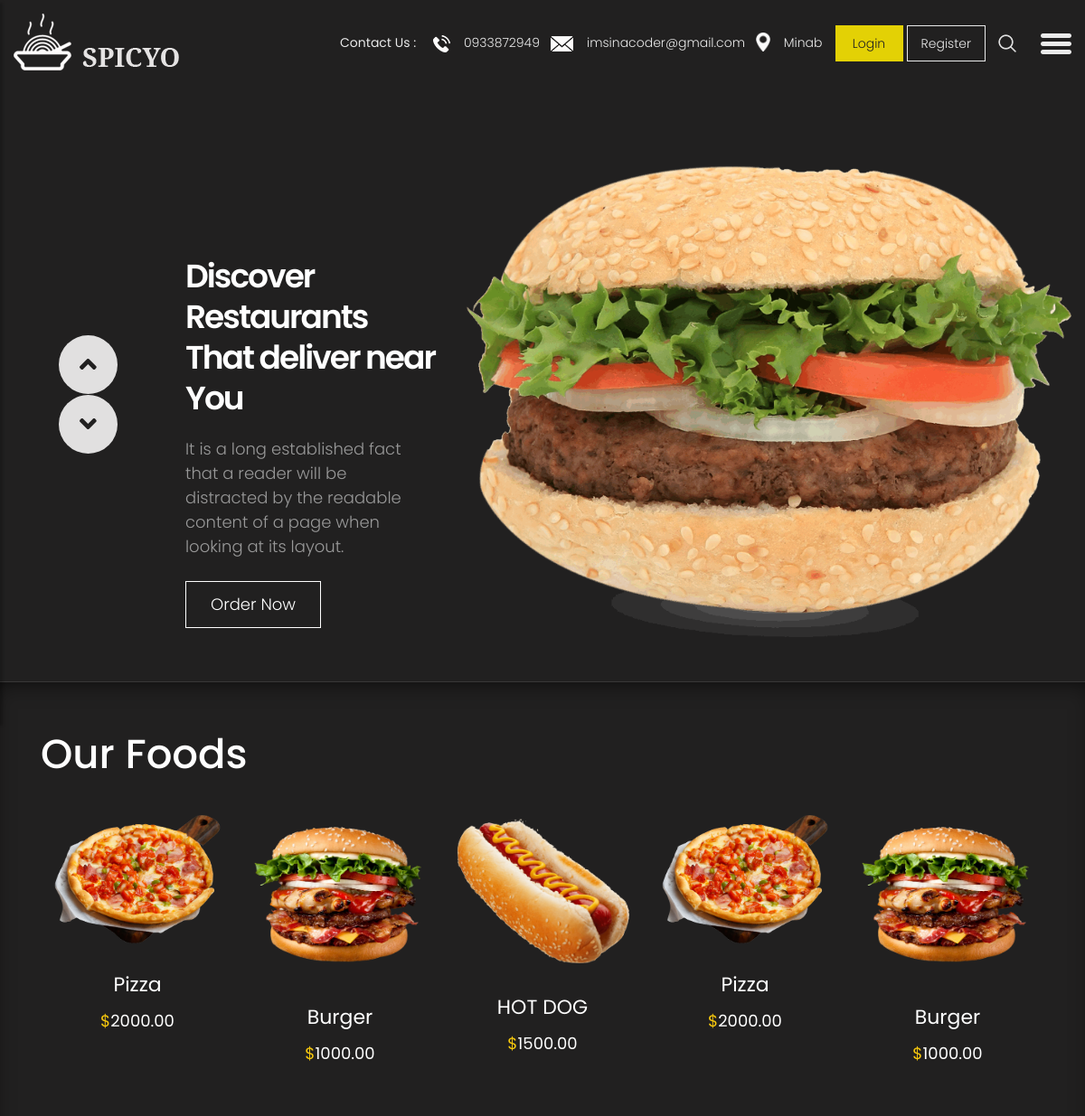
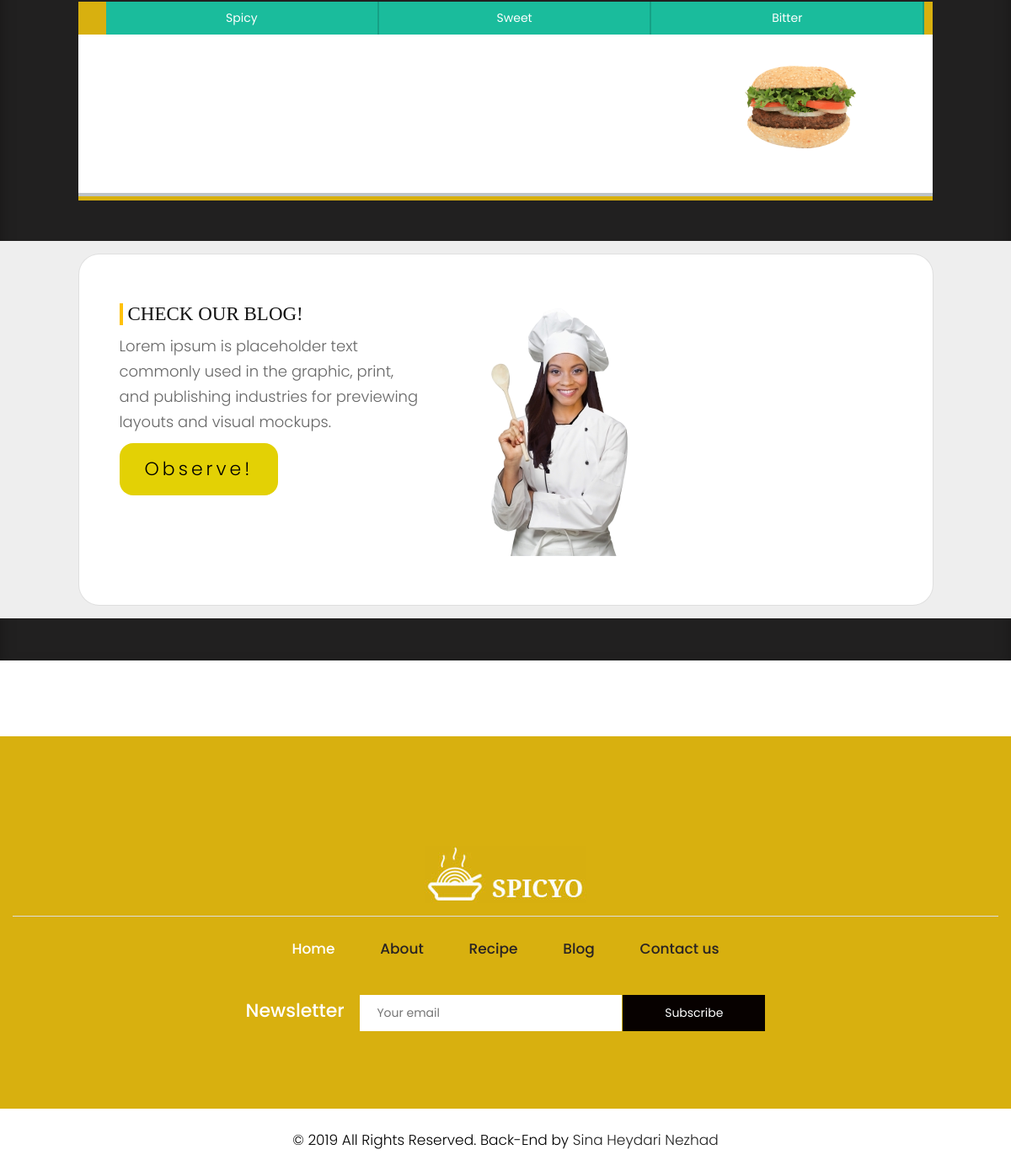
The page / on the database its author committed (2 pictures, top to bottom).
### sitedetails/models.py (models this page shows, shortened)
class SiteDetails(models.Model):
    title = models.CharField(max_length=225)
    email = models.EmailField()
    location = models.CharField(max_length=225)
    copyright = models.CharField(max_length=225)
    phone = models.CharField(max_length=225 , default="0933872949")

### meals/models.py (models this page shows, shortened)
class Meals(models.Model):
    name = models.CharField(max_length=225)
    description = models.TextField()
    price = models.DecimalField(max_digits=6,decimal_places=2)
    prepration_time = models.IntegerField()
    image = models.ImageField(upload_to='meals/')
    slug = models.SlugField(blank=True,null=True)
    category = models.ForeignKey("Category" , on_delete=models.SET_NULL , null=True , blank=True)
    class Meta:
        verbose_name = "Meal"
        verbose_name_plural = "Meals"

class Category(models.Model):
    name = models.CharField(max_length=225)
    class Meta:
        verbose_name = "Category"
        verbose_name_plural = "Categories"

### meals/views.py (the view)
# urls.py: path('',views.home,name="home"),
def home(request):
    meal_list = Meals.objects.all()
    category_list = Category.objects.all()
    blog_list = Post.objects.all()
    site_info = SiteDetails.objects.last()
    context = {
        "meal_list" : meal_list,
        "category_list" : category_list,
        "blog_list" : blog_list,
        "site_info" : site_info
        }
    return render(request , 'meals/home.html' , context)

### meals/templates/meals/home.html (shortened to what this page needs)
{% extends 'base.html' %}
{% block body %}
{% load static %}
    <section class="resip_section">
<div class="container">
<div class="row">
         <div class="col-md-12">
       <div class="ourheading">
    <h2>Our Foods</h2>
  </div>
</div>
<div class="container">
    <div class="row">
        <div class="col-md-12">
            <div class="owl-carousel owl-theme">
                {% for meal in meal_list %}
<a href="{%url 'meals:meal_detail' meal.slug%}">
                <div class="item">
                    <div class="product_blog_img">
                        <img src='../media/{{meal.image}}' alt="#" />
                    </div>
                    <div class="product_blog_cont">
                        <h3>{{meal.name}}</h3>
                        <h4><span class="theme_color">$</span>{{meal.price}}</h4>
                    </div>
                </div>
</a>
              {% endfor %}
            </div>
        </div>
    </div>
</div>
</div>
<div class="row CategoryList">
    <div class="col-md-12">
        <div class="col-xs-12">
            <div class="tabs">
            {%for category in category_list %}
              <div class="tab">
                <label for="{{category.name}}" class="tab-label">{{category.name}}</label>
                <div class="tab-content">
                <img src="{% static 'site_static/images/burger_slide.png' %}" alt="">
        </div>
              </div>
              {% endfor %}
            </div>
          </div>
    </div>
</div>
</div>
<section class="vh-100" style="background-color: #eee;">
    <div class="container h-100">
      <div class="row d-flex justify-content-center align-items-center h-100">
        <div class="col-lg-12 col-xl-11">
          <div class="card text-black" style="border-radius: 25px;">
            <div class="card-body p-md-5">
              <div class="row justify-content-center">
                <div class="col-md-10 col-lg-6 col-xl-5 order-2 order-lg-1 blogHeader">
<h2>CHECK OUR BLOG!</h2>
<p>Lorem ipsum is placeholder text commonly used in the graphic, print, and publishing industries for previewing layouts and visual mockups.</p>
<a href="{% url 'blog:blog_list' %}">
  <button>Observe!</button>
</a>
                </div>
                <div class="col-md-10 col-lg-6 col-xl-7 d-flex align-items-right order-1 order-lg-2 blogImage pull-right right">
                  <img src="{% static 'site_static/images/2-20093_transparent-background-chef-images-png-png-download-removebg-preview.png' %}"
                    class="img-fluid" alt="Sample image">
                </div>
              </div>
            </div>
          </div>
        </div>
      </div>
    </div>
  </section>
</section>
{% endblock %}

### templates/includes/header.html
{% load static %}
<header>
    <div class="container-fluid">
        <div class="row">
            <div class="col-md-3">
                <div class="full">
                    <a class="logo" href="{% url 'meals:meal_search' %}"><img src="{% static 'site_static/images/logo.png' %}" alt="#" /></a>
                </div>
            </div>
            <div class="col-md-9">
                <div class="full">
                    <div class="right_header_info">
                        <ul>
                            <li class="dinone">Contact Us : <img style="margin-right: 15px;margin-left: 15px;" src="{% static 'site_static/images/phone_icon.png' %}" alt="#"><a href="#">{{site_info.phone}}</a></li>
                            <li class="dinone"><img style="margin-right: 15px;" src="{% static 'site_static/images/mail_icon.png' %}" alt="#"><a href="#">{{site_info.email}}</a></li>
                            <li class="dinone"><img style="margin-right: 15px;height: 21px;position: relative;top: -2px;" src="{% static 'site_static/images/location_icon.png' %}" alt="#"><a href="#">{{site_info.location}}</a></li>
                            <li class="button_user">
                                {% if user.is_authenticated %}
                                <a class="button" href="javascript:{document.getElementById('logout').submit()}">LogOut</a>
                                <form action="{% url 'account:logout' %}" id="logout" method="POST">
                                    {% csrf_token %}
                                    <input type="hidden" name="" id="">
                                 </form>
                                {% else %}
                                <a class="button active" href="{% url 'account:login' %}">Login</a>
                                <a class="button" href="{% url 'account:register' %}">Register</a>
                                {% endif %}
                            </li>
                            <li><img style="margin-right: 15px;" src="{% static 'site_static/images/search_icon.png' %}" alt="#"></li>
                            <li>
                                <button type="button" id="sidebarCollapse">
                                    <img src="{% static 'site_static/images/menu_icon.png'  %}" alt="#">
                                </button>
                            </li>
                        </ul>
                    </div>
                </div>
            </div>
        </div>
    </div>
</header>

### static/site_static/css/responsive.css (style rules this page uses)
@media (min-width: 1200px) and (max-width: 1500px) { .right_header_info ul li { font-size: 14px; margin-left: 12px; } }

### rows shown on the page
SiteDetails: phone "0933872949", email "imsinacoder@gmail.com", location "Minab"
Meals: image (picture), name "Pizza", price "2000.00"
Meals: image (picture), name "Burger", price "1000.00"
Meals: image (picture), name "HOT DOG", price "1500.00"
Category: name "Spicy"
Category: name "Sweet"
Category: name "Bitter"
